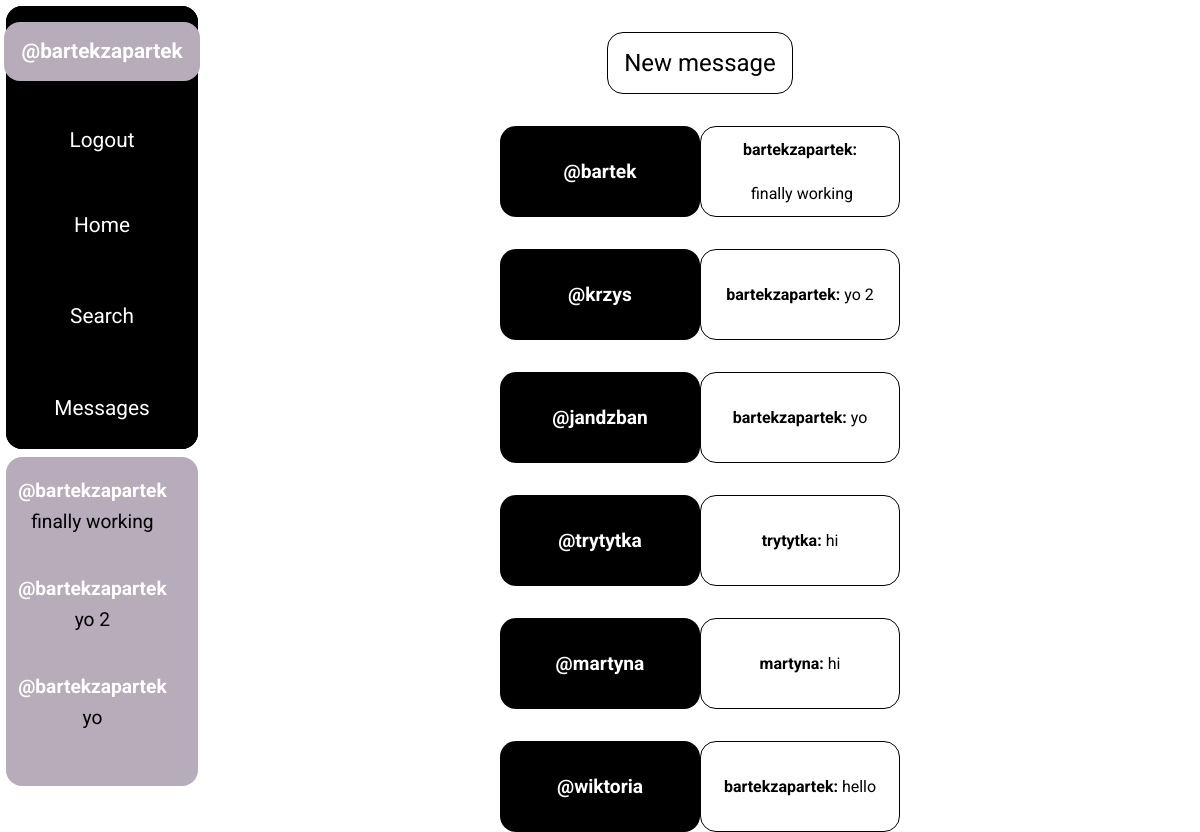
Before: /show-chats/ (signed in) with the older database file.
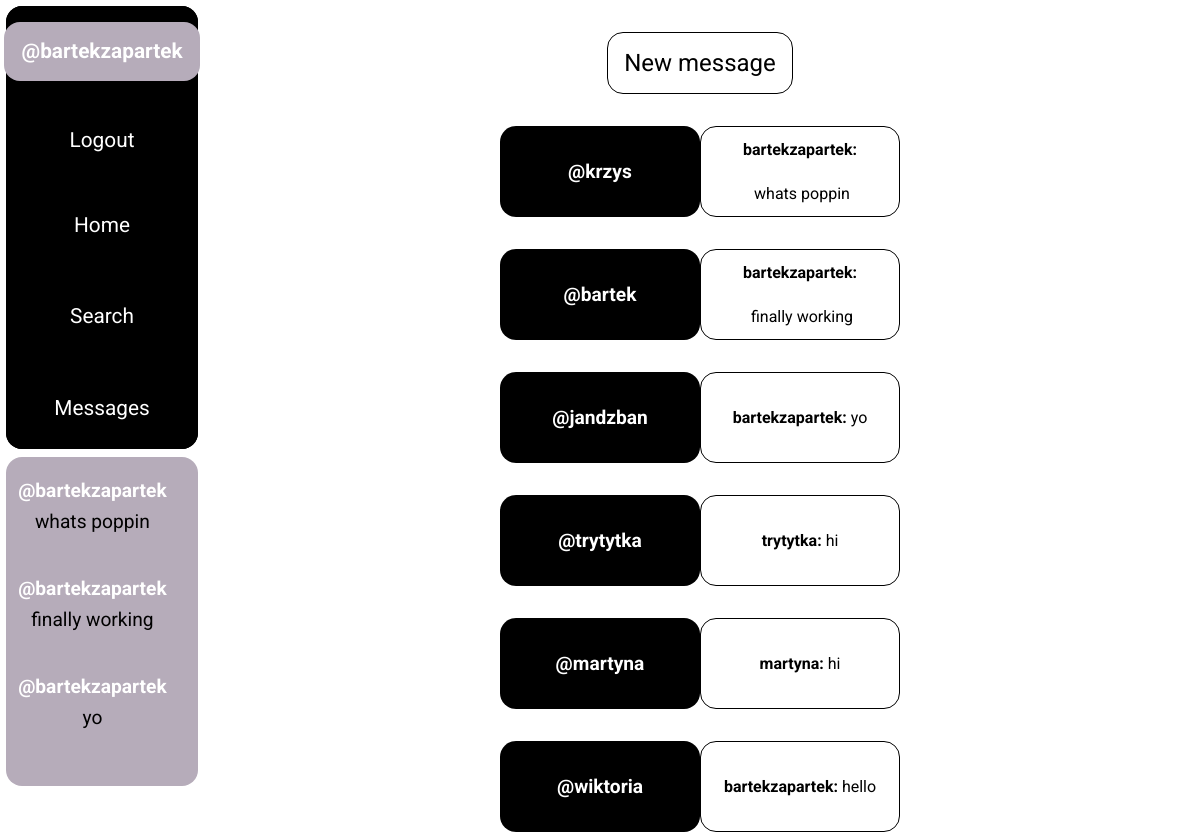
After: the same page with the newer database file.
### base/models.py (models this page shows)
class Chat(models.Model):
    participant_1 = models.ForeignKey(User, on_delete = models.CASCADE, related_name = 'participant_1')
    participant_2 = models.ForeignKey(User, on_delete = models.CASCADE, related_name = 'participant_2')
    recent_message_owner = models.TextField(blank = True, null = True, default = '')
    recent_message = models.TextField(blank = True, null = True, default = '')
    created = models.DateTimeField(auto_now = True)
    updated = models.DateTimeField(auto_now_add = True)
    class Meta:
        ordering = ['-created', '-updated']

### base/views.py (the view)
# urls.py: path('show-chats/', views.show_chats_view, name = 'show-chats'),
@login_required(login_url = 'login')
def show_chats_view(request):
    user_chats = Chat.objects.filter(
        Q(participant_1 = request.user) |
        Q(participant_2 = request.user)
    )
    context = {'chats' : user_chats, 'recent_activity_chats' : get_recent_activity_chats(request)}
    return render(request, 'base/chats.html', context)

### base/views.py (called while the page is built)
def get_recent_activity_chats(request):
    if request.user.is_authenticated:
        return Chat.objects.filter(
            Q(participant_1 = request.user) | Q(participant_2 = request.user)
            )[:3]
    return None

### base/templates/base/chats.html
{% extends 'main.html' %}
{% block static %}
    {% load static %}
    <link rel="stylesheet" href="{% static 'base/chats.css' %}">
{% endblock static %}
{% block content %}
    <div class="chats-section">
        <a href = "{% url 'create-chat' %}" class = "create-chat">
            New message
        </a>
        {% for chat in chats %}
            <div class="chat">
                <a href="{% url 'chat-content' chat.id %}" class = "username">
                    {% if chat.participant_1 != request.user %}
                        @{{ chat.participant_1.username }}
                    {% else %}
                        @{{ chat.participant_2.username }}
                    {% endif %}
                </a>
                <a href="{% url 'chat-content' chat.id %}" class="recent-message">
                    <span>{{ chat.recent_message_owner }}:</span>&nbsp;{{ chat.recent_message | slice:":25" }}
                </a>
            </div>
        {% endfor %}
    </div>
{% endblock content %}

### templates/components/recent-activity-component.html
<div class="recent-activity-wrapper">
    {% if errors %}
    <div class="recent-activity-messages">
        <ul>
            {% for message in messages %}
                <li>{{ message }}</li>
            {% endfor %}
        </ul>
    </div>
    {% else %}
        <div class="recent-activity-messages">
            {% for chat in recent_activity_chats %}
              <a href="{% url 'chat-content' chat.id %}">
                    <span>@{{ chat.recent_message_owner }}</span>
                    <p>{{ chat.recent_message | slice:":20" }}</p>
              </a>
            {% endfor %}
        </div>
    {% endif %}
</div>

Changed rows visible on the page:
changed Chat "krzys": recent_message "yo 2" → "whats poppin"; moves up the list
